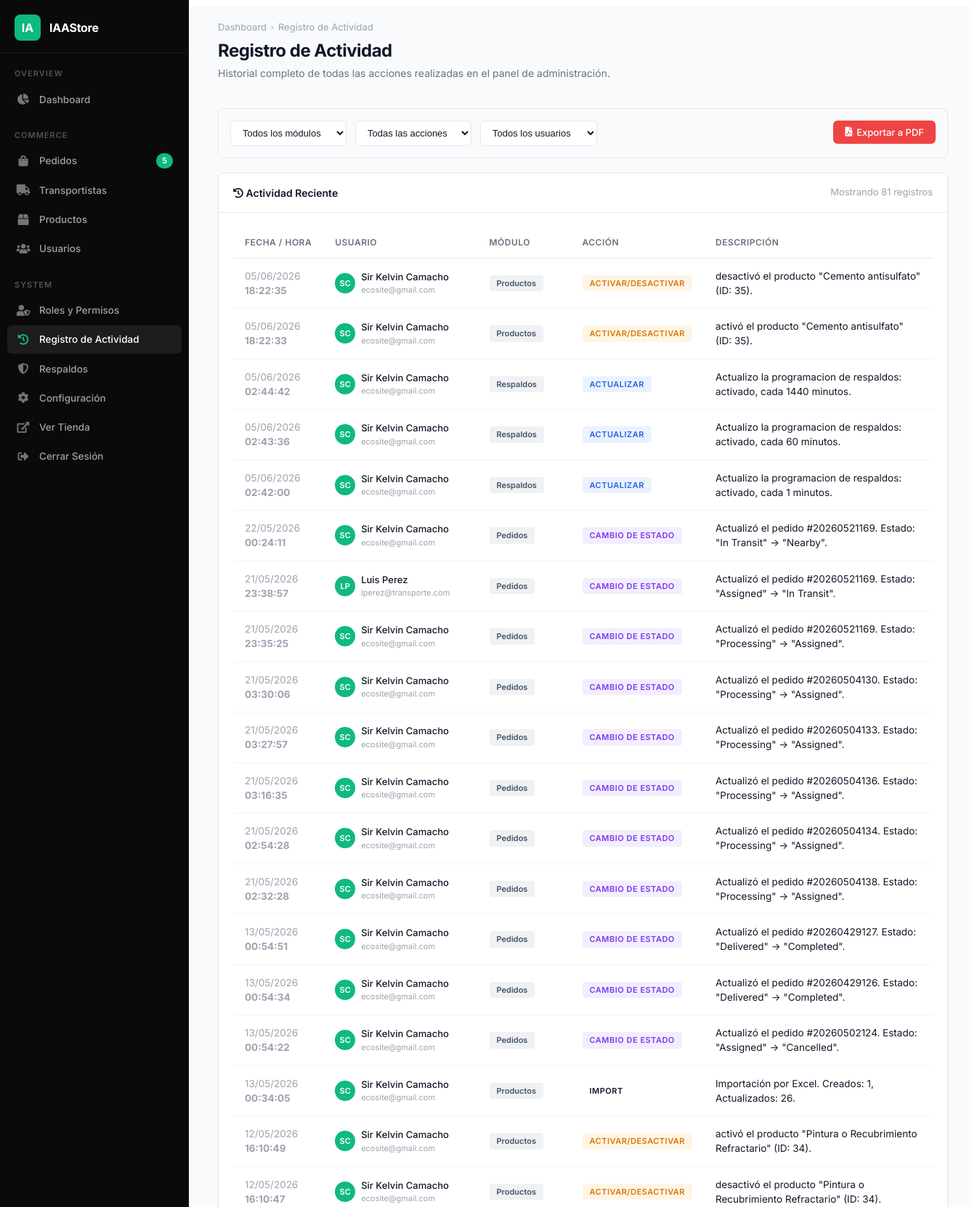
Page /accounts/panel/activity-log/ (signed in, upper part) on the committed database.
### accounts/models.py (models this page shows, shortened)
class ActivityLog(models.Model):
    ACTION_CHOICES = (
        ('CREATE', 'Crear'),
        ('UPDATE', 'Actualizar'),
        ('DELETE', 'Eliminar'),
        ('TOGGLE', 'Activar/Desactivar'),
        ('STATUS', 'Cambio de Estado'),
    )
    user = models.ForeignKey(Account, on_delete=models.SET_NULL, null=True, related_name='activity_logs')
    action = models.CharField(max_length=20, choices=ACTION_CHOICES)
    module = models.CharField(max_length=50)
    description = models.TextField()
    ip_address = models.GenericIPAddressField(null=True, blank=True)
    timestamp = models.DateTimeField(auto_now_add=True)
    class Meta:
        ordering = ['-timestamp']

class Account(AbstractBaseUser):
    first_name = models.CharField(max_length=50)
    last_name = models.CharField(max_length=50)
    username = models.CharField(max_length=50, unique=True)
    email = models.EmailField(max_length=100, unique=True)
    phone_number = models.CharField(max_length=15)
    roles = models.ManyToManyField(Role, blank=True)
    profile_picture = models.ImageField(upload_to='userprofile/', blank=True, null=True)
    date_joined = models.DateTimeField(auto_now_add=True)
    last_login = models.DateTimeField(auto_now_add=True)
    is_admin = models.BooleanField(default=False)
    is_staff = models.BooleanField(default=False)
    is_active = models.BooleanField(default=False)
    is_superadmin = models.BooleanField(default=False)
    USERNAME_FIELD = 'email'
    REQUIRED_FIELDS = ['username', 'first_name', 'last_name']
    objects = MyAccountManager()
    def has_rbac_permission(self, codename):
        if self.is_superadmin:
            return True
        return self.roles.filter(permissions__codename=codename).exists()
    @property
    def is_transportista(self):
        return hasattr(self, 'transportista')

### accounts/admin_views.py (the view)
# urls.py: path('panel/activity-log/', admin_views.admin_activity_log, name='admin_activity_log'),
@admin_panel_access_required
def admin_activity_log(request):
    if not request.user.is_superadmin:
        messages.error(request, 'Solo el Super Administrador puede ver el registro de actividad.')
        return redirect('admin_dashboard')
    logs = ActivityLog.objects.select_related('user').all()
    filter_module = request.GET.get('module', '')
    filter_action = request.GET.get('action', '')
    filter_user = request.GET.get('user_id', '')
    if filter_module:
        logs = logs.filter(module=filter_module)
    if filter_action:
        logs = logs.filter(action=filter_action)
    if filter_user:
        logs = logs.filter(user_id=filter_user)
    all_modules = ActivityLog.objects.values_list('module', flat=True).distinct().order_by('module')
    all_users = Account.objects.filter(is_staff=True).order_by('first_name')
    pending_orders_count = Order.objects.real().filter(payment_status__in=["review", "paid", "failed"], status__in=['New', 'Processing']).count()
    context = {
        'active_page': 'logs',
        'logs': logs[:200],  # Limit to last 200 entries
        'filter_module': filter_module,
        'filter_action': filter_action,
        'filter_user': filter_user,
        'all_modules': all_modules,
        'all_users': all_users,
        'action_choices': ActivityLog.ACTION_CHOICES,
        'pending_orders_count': pending_orders_count,
    }
    return render(request, 'admin_panel/activity_log.html', context)

### accounts/templatetags/rbac_tags.py (called while the page is built)
@register.filter(name='can')
def can(user, codename):
    if not user.is_authenticated:
        return False
    return user.has_rbac_permission(codename)

### carts/context_processors.py (called while the page is built)
def counter(request):
    cart_count = 0
    if 'admin' in request.path:
        return {}
    else:
        try:
            cart = Cart.objects.filter(cart_id=_cart_id(request))
            if request.user.is_authenticated:
                cart_items = CartItem.objects.all().filter(user=request.user)
            else:
                cart_items = CartItem.objects.all().filter(cart=cart[:1])
            for cart_item in cart_items:
                cart_count += cart_item.quantity
        except Cart.DoesNotExist:
                cart_count = 0
    return dict(cart_count=cart_count)

### carts/views.py (called while the page is built)
def _cart_id(request):
    cart=request.session.session_key
    if not cart:
        cart=request.session.create()
    return cart

### category/context_processors.py (called while the page is built)
def menu_links(request):
    links = Category.objects.all()
    return dict(links=links)

### orders/models.py (called while the page is built)
    def real(self):
        return self.filter(is_test=False)

### store/context_processors.py (called while the page is built)
def bcv_context(request):
    currency = request.session.get('currency', 'USD')
    try:
        bcv_rate = ExchangeRate.objects.get(currency='USD')
        rate = bcv_rate.rate
    except ExchangeRate.DoesNotExist:
        rate = 0
    return {
        'current_currency': currency,
        'current_bcv_rate': rate,
    }

### store/templates/admin_panel/activity_log.html (shortened to what this page needs)
{% extends 'admin_panel/base_admin.html' %}
{% block breadcrumb %}<span class="sep">›</span> Registro de Actividad{% endblock %}
{% block page_title %}Registro de Actividad{% endblock %}
{% block page_desc %}Historial completo de todas las acciones realizadas en el panel de administración.{% endblock %}
{% block content %}
<form method="GET" class="log-filters">
    <select name="module" onchange="this.form.submit()">
        <option value="">Todos los módulos</option>
    </select>
    <select name="action" onchange="this.form.submit()">
        <option value="">Todas las acciones</option>
    </select>
    <select name="user_id" onchange="this.form.submit()">
        <option value="">Todos los usuarios</option>
    </select>
    <div style="margin-left: auto;">
        <button type="button" class="ap-btn" onclick="exportLogPDF()" style="background: #ef4444; color: #fff; border: none; padding: 8px 16px; font-size: 13px;" title="Exportar a PDF">
            <i class="fas fa-file-pdf"></i> Exportar a PDF
        </button>
    </div>
</form>
<div class="ap-card">
    <div class="ap-card-header">
        <h3 class="ap-card-title"><i class="fas fa-history mr-2"></i> Actividad Reciente</h3>
        <span style="font-size: 13px; color: var(--ap-text-muted);">
            Mostrando {{ logs|length }} registros
        </span>
    </div>
    <div class="ap-card-body p-0">
        <div style="overflow-x: auto;">
            <table class="ap-table" id="logTable">
                <thead>
                    <tr>
                        <th>Fecha / Hora</th>
                        <th>Usuario</th>
                        <th>Módulo</th>
                        <th>Acción</th>
                        <th>Descripción</th>
                    </tr>
                </thead>
                <tbody>
                    {% for log in logs %}
                    <tr>
                        <td class="log-time">
                            {{ log.timestamp|date:"d/m/Y" }}<br>
                            <strong>{{ log.timestamp|time:"H:i:s" }}</strong>
                        </td>
                        <td>
                            {% if log.user %}
                            <div class="log-user">
                                <div class="log-user-avatar">
                                    {{ log.user.first_name|first }}{{ log.user.last_name|first }}
                                </div>
                                <div>
                                    <div style="font-size: 13px; font-weight: 500;">{{ log.user.first_name }} {{ log.user.last_name }}</div>
                                    <div style="font-size: 11px; color: var(--ap-text-muted);">{{ log.user.email }}</div>
                                </div>
                            </div>
                            {% else %}
                            <span style="color: var(--ap-text-muted); font-style: italic;">Usuario eliminado</span>
                            {% endif %}
                        </td>
                        <td><span class="log-module">{{ log.module }}</span></td>
                        <td>
                            <span class="log-badge {{ log.action|lower }}">
                                {{ log.get_action_display }}
                            </span>
                        </td>
                        <td class="log-desc">{{ log.description }}</td>
                    </tr>
                    {% endfor %}
                </tbody>
            </table>
        </div>
    </div>
{% endblock %}

### ecosite/static/css/admin_panel.css (style rules this page uses)
:root { --ap-bg: #f8fafc; --ap-sidebar: #0a0a0a; --ap-sidebar-w: 260px; --ap-sidebar-collapsed: 0px; --ap-card: #ffffff; --ap-border: #e5e7eb; --ap-text: #111827; --ap-text-secondary: #6b7280; --ap-text-muted: #9ca3af; --ap-accent: #10b981; --ap-accent-light: rgba(16,185,129,0.1); --ap-blue: #3b82f6; --ap-blue-light: rgba(59,130,246,0.1); --ap-amber: #f59e0b; --ap-amber-light: rgba(245,158,11,0.1); --ap-red: #ef4444; --ap-red-light: rgba(239,68,68,0.1); --ap-purple: #8b5cf6; --ap-purple-light: rgba(139,92,246,0.1); --ap-radius: 8px; --ap-shadow: 0 1px 3px rgba(0,0,0,0.06); --ap-shadow-lg: 0 4px 16px rgba(0,0,0,0.08); --ap-transition: all 0.2s ease; }
.ap-breadcrumb .sep { font-size: 10px; }
.ap-card { background: var(--ap-card); border: 1px solid var(--ap-border); border-radius: var(--ap-radius); box-shadow: var(--ap-shadow); overflow: hidden; }
.ap-card-header { padding: 16px 20px; border-bottom: 1px solid var(--ap-border); display: flex; align-items: center; justify-content: space-between; }
.ap-card-title { font-size: 14px; font-weight: 600; color: var(--ap-text); margin: 0; }
.ap-card-body { padding: 20px; }
.ap-table { width: 100%; border-collapse: collapse; }
.ap-table thead th { padding: 12px 16px; font-size: 12px; font-weight: 600; color: var(--ap-text-secondary); text-transform: uppercase; letter-spacing: 0.5px; border-bottom: 1px solid var(--ap-border); text-align: left; white-space: nowrap; }
.ap-table tbody td { padding: 14px 16px; border-bottom: 1px solid #f3f4f6; font-size: 13.5px; vertical-align: middle; }
.ap-table tbody tr { transition: var(--ap-transition); }
.ap-btn { display: inline-flex; align-items: center; gap: 6px; padding: 8px 16px; border-radius: 6px; font-size: 13px; font-weight: 500; border: 1px solid var(--ap-border); background: var(--ap-card); color: var(--ap-text); cursor: pointer; transition: var(--ap-transition); text-decoration: none; font-family: inherit; }

### store/templates/admin_panel/activity_log.html (style rules this page uses)
.log-filters { display: flex; gap: 12px; flex-wrap: wrap; margin-bottom: 20px; padding: 16px; background: var(--ap-bg); border: 1px solid var(--ap-border); border-radius: 8px; }
.log-filters select { padding: 8px 12px; border: 1px solid var(--ap-border); border-radius: 6px; background: white; font-size: 13px; color: var(--ap-text); min-width: 160px; }
.log-badge { display: inline-block; padding: 3px 10px; border-radius: 4px; font-size: 11px; font-weight: 600; text-transform: uppercase; letter-spacing: 0.5px; }
.log-badge.update { background: rgba(59,130,246,0.1); color: #2563eb; }
.log-badge.toggle { background: rgba(245,158,11,0.1); color: #d97706; }
.log-badge.status { background: rgba(139,92,246,0.1); color: #7c3aed; }
.log-module { display: inline-block; padding: 3px 10px; border-radius: 4px; font-size: 11px; font-weight: 600; background: rgba(100,116,139,0.1); color: #475569; }
.log-user { display: flex; align-items: center; gap: 8px; }
.log-user-avatar { width: 28px; height: 28px; border-radius: 50%; background: var(--ap-accent); color: white; display: flex; align-items: center; justify-content: center; font-size: 11px; font-weight: 600; flex-shrink: 0; }
.log-desc { font-size: 13px; color: var(--ap-text); max-width: 400px; }
.log-time { font-size: 12px; color: var(--ap-text-muted); white-space: nowrap; }

### rows in the picture
ActivityLog: timestamp "05/06/2026", timestamp "18:22:35", user.first_name|first "S", user.last_name|first "C", user.first_name "Sir Kelvin", user.last_name "Camacho", user.email "ecosite@gmail.com", module "Productos", action "ACTIVAR/DESACTIVAR", description "desactivó el producto \"Cemento antisulfato\" (ID: 35)."
ActivityLog: timestamp "05/06/2026", timestamp "18:22:33", user.first_name|first "S", user.last_name|first "C", user.first_name "Sir Kelvin", user.last_name "Camacho", user.email "ecosite@gmail.com", module "Productos", action "ACTIVAR/DESACTIVAR", description "activó el producto \"Cemento antisulfato\" (ID: 35)."
ActivityLog: timestamp "05/06/2026", timestamp "02:44:42", user.first_name|first "S", user.last_name|first "C", user.first_name "Sir Kelvin", user.last_name "Camacho", user.email "ecosite@gmail.com", module "Respaldos", action "ACTUALIZAR", description "Actualizo la programacion de respaldos: activado, cada 1440 minutos."
ActivityLog: timestamp "05/06/2026", timestamp "02:43:36", user.first_name|first "S", user.last_name|first "C", user.first_name "Sir Kelvin", user.last_name "Camacho", user.email "ecosite@gmail.com", module "Respaldos", action "ACTUALIZAR", description "Actualizo la programacion de respaldos: activado, cada 60 minutos."
ActivityLog: timestamp "05/06/2026", timestamp "02:42:00", user.first_name|first "S", user.last_name|first "C", user.first_name "Sir Kelvin", user.last_name "Camacho", user.email "ecosite@gmail.com", module "Respaldos", action "ACTUALIZAR", description "Actualizo la programacion de respaldos: activado, cada 1 minutos."
ActivityLog: timestamp "22/05/2026", timestamp "00:24:11", user.first_name|first "S", user.last_name|first "C", user.first_name "Sir Kelvin", user.last_name "Camacho", user.email "ecosite@gmail.com", module "Pedidos", action "CAMBIO DE ESTADO", description "Actualizó el pedido #20260521169. Estado: \"In Transit\" -> \"Nearby\"."
ActivityLog: timestamp "21/05/2026", timestamp "23:38:57", user.first_name|first "L", user.last_name|first "P", user.first_name "Luis", user.last_name "Perez", user.email "lperez@transporte.com", module "Pedidos", action "CAMBIO DE ESTADO", description "Actualizó el pedido #20260521169. Estado: \"Assigned\" -> \"In Transit\"."
ActivityLog: timestamp "21/05/2026", timestamp "23:35:25", user.first_name|first "S", user.last_name|first "C", user.first_name "Sir Kelvin", user.last_name "Camacho", user.email "ecosite@gmail.com", module "Pedidos", action "CAMBIO DE ESTADO", description "Actualizó el pedido #20260521169. Estado: \"Processing\" -> \"Assigned\"."
ActivityLog: timestamp "21/05/2026", timestamp "03:30:06", user.first_name|first "S", user.last_name|first "C", user.first_name "Sir Kelvin", user.last_name "Camacho", user.email "ecosite@gmail.com", module "Pedidos", action "CAMBIO DE ESTADO", description "Actualizó el pedido #20260504130. Estado: \"Processing\" -> \"Assigned\"."
ActivityLog: timestamp "21/05/2026", timestamp "03:27:57", user.first_name|first "S", user.last_name|first "C", user.first_name "Sir Kelvin", user.last_name "Camacho", user.email "ecosite@gmail.com", module "Pedidos", action "CAMBIO DE ESTADO", description "Actualizó el pedido #20260504133. Estado: \"Processing\" -> \"Assigned\"."
ActivityLog: timestamp "21/05/2026", timestamp "03:16:35", user.first_name|first "S", user.last_name|first "C", user.first_name "Sir Kelvin", user.last_name "Camacho", user.email "ecosite@gmail.com", module "Pedidos", action "CAMBIO DE ESTADO", description "Actualizó el pedido #20260504136. Estado: \"Processing\" -> \"Assigned\"."
ActivityLog: timestamp "21/05/2026", timestamp "02:54:28", user.first_name|first "S", user.last_name|first "C", user.first_name "Sir Kelvin", user.last_name "Camacho", user.email "ecosite@gmail.com", module "Pedidos", action "CAMBIO DE ESTADO", description "Actualizó el pedido #20260504134. Estado: \"Processing\" -> \"Assigned\"."
ActivityLog: timestamp "21/05/2026", timestamp "02:32:28", user.first_name|first "S", user.last_name|first "C", user.first_name "Sir Kelvin", user.last_name "Camacho", user.email "ecosite@gmail.com", module "Pedidos", action "CAMBIO DE ESTADO", description "Actualizó el pedido #20260504138. Estado: \"Processing\" -> \"Assigned\"."
ActivityLog: timestamp "13/05/2026", timestamp "00:54:51", user.first_name|first "S", user.last_name|first "C", user.first_name "Sir Kelvin", user.last_name "Camacho", user.email "ecosite@gmail.com", module "Pedidos", action "CAMBIO DE ESTADO", description "Actualizó el pedido #20260429127. Estado: \"Delivered\" -> \"Completed\"."
ActivityLog: timestamp "13/05/2026", timestamp "00:54:34", user.first_name|first "S", user.last_name|first "C", user.first_name "Sir Kelvin", user.last_name "Camacho", user.email "ecosite@gmail.com", module "Pedidos", action "CAMBIO DE ESTADO", description "Actualizó el pedido #20260429126. Estado: \"Delivered\" -> \"Completed\"."
ActivityLog: timestamp "13/05/2026", timestamp "00:54:22", user.first_name|first "S", user.last_name|first "C", user.first_name "Sir Kelvin", user.last_name "Camacho", user.email "ecosite@gmail.com", module "Pedidos", action "CAMBIO DE ESTADO", description "Actualizó el pedido #20260502124. Estado: \"Assigned\" -> \"Cancelled\"."
ActivityLog: timestamp "13/05/2026", timestamp "00:34:05", user.first_name|first "S", user.last_name|first "C", user.first_name "Sir Kelvin", user.last_name "Camacho", user.email "ecosite@gmail.com", module "Productos", action "IMPORT", description "Importación por Excel. Creados: 1, Actualizados: 26."
ActivityLog: timestamp "12/05/2026", timestamp "16:10:49", user.first_name|first "S", user.last_name|first "C", user.first_name "Sir Kelvin", user.last_name "Camacho", user.email "ecosite@gmail.com", module "Productos", action "ACTIVAR/DESACTIVAR", description "activó el producto \"Pintura o Recubrimiento Refractario\" (ID: 34)."
ActivityLog: timestamp "12/05/2026", timestamp "16:10:47", user.first_name|first "S", user.last_name|first "C", user.first_name "Sir Kelvin", user.last_name "Camacho", user.email "ecosite@gmail.com", module "Productos", action "ACTIVAR/DESACTIVAR", description "desactivó el producto \"Pintura o Recubrimiento Refractario\" (ID: 34)."

### other values in the picture
{{ pending_orders_count|default:"" }} "5"
{{ logs|length }} "81"
